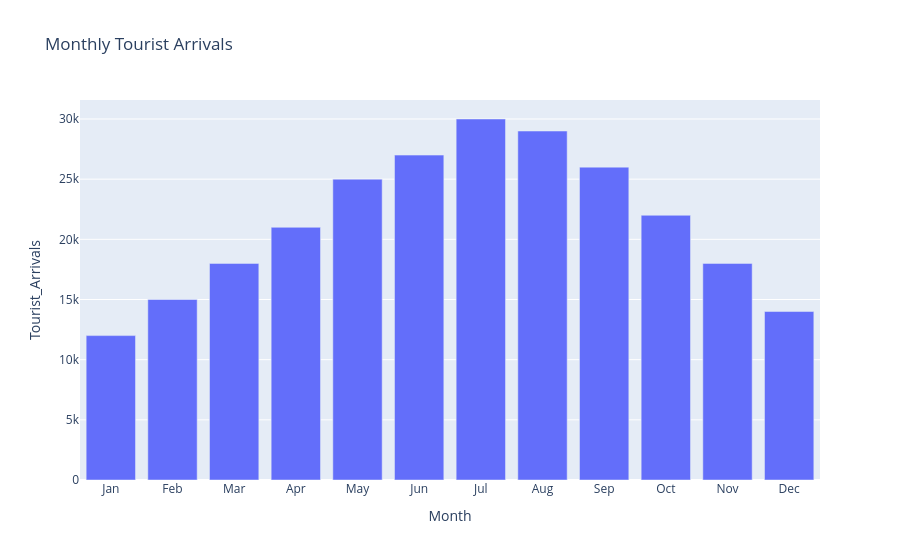

The code cell stored with this chart in its notebook:
### Code cell
fig = px.bar(df, x='Month', y='Tourist_Arrivals', title='Monthly Tourist Arrivals')
fig.show()

### Figure 1 — Plotly figure (JSON) as saved in the notebook; plotly's stock layout.template omitted (floating-point values rounded to 4 significant figures)
{"data": [{"hovertemplate": "Month=%{x}<br>Tourist_Arrivals=%{y}<extra></extra>", "legendgroup": "", "marker": {"color": "#636efa", "pattern": {"shape": ""}}, "name": "", "orientation": "v", "showlegend": false, "textposition": "auto", "type": "bar", "x": ["Jan", "Feb", "Mar", "Apr", "May", "Jun", "Jul", "Aug", "Sep", "Oct", "Nov", "Dec"], "xaxis": "x", "y": [12000, 15000, 18000, 21000, 25000, 27000, 30000, 29000, 26000, 22000, 18000, 14000], "yaxis": "y"}], "layout": {"barmode": "relative", "legend": {"tracegroupgap": 0}, "title": {"text": "Monthly Tourist Arrivals"}, "xaxis": {"anchor": "y", "domain": [0, 1], "title": {"text": "Month"}}, "yaxis": {"anchor": "x", "domain": [0, 1], "title": {"text": "Tourist_Arrivals"}}}}
